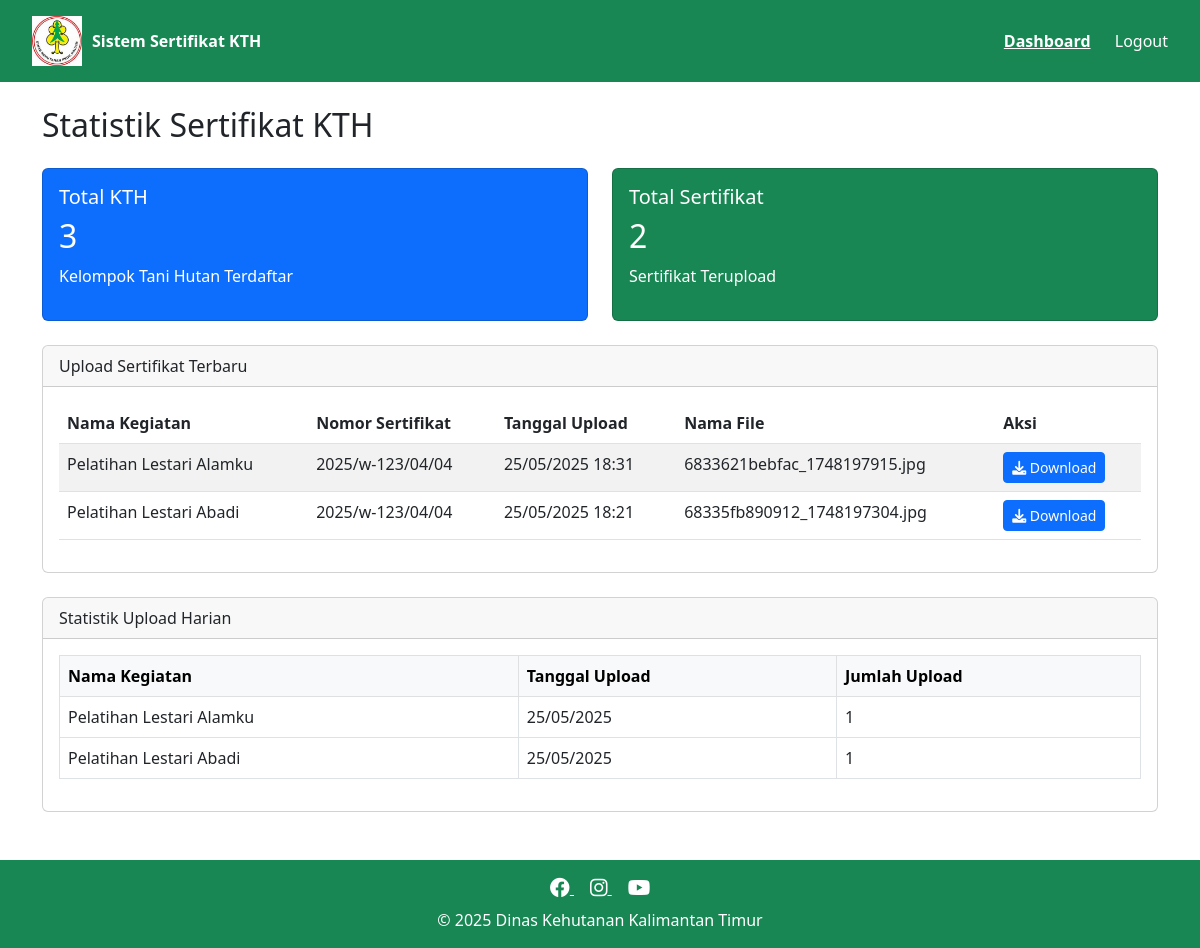
Page /dashboard_admin.php (signed in) on the committed database.
### tables this page shows
CREATE TABLE `sertifikat` (
  `id` int(11) NOT NULL,
  `user_id` int(11) DEFAULT NULL,
  `nama_kth` varchar(100) DEFAULT NULL,
  `nomor_sertifikat` varchar(50) DEFAULT NULL,
  `nama_file` varchar(255) DEFAULT NULL,
  `tanggal_upload` timestamp NOT NULL DEFAULT current_timestamp(),
  `tanggal_update` datetime DEFAULT current_timestamp() ON UPDATE current_timestamp()
);

### dashboard_admin.php (the view, shortened to what this page needs)
<?php
$host = "localhost";
$username = "root";
$password = "";
$database = "dbsertifikat";
$conn = mysqli_connect($host, $username, $password, $database);
$records_per_page = 10;
$page = isset($_GET['page']) ? (int)$_GET['page'] : 1;
$offset = ($page - 1) * $records_per_page;
$query_total_members = "SELECT COUNT(*) as total_kth FROM userss WHERE role = 'kth'";
$result_total_members = mysqli_query($conn, $query_total_members);
$total_members = mysqli_fetch_assoc($result_total_members)['total_kth'];
$query_total_certificates = "SELECT COUNT(*) as total_certificates FROM sertifikat";
$result_total_certificates = mysqli_query($conn, $query_total_certificates);
$total_certificates = mysqli_fetch_assoc($result_total_certificates)['total_certificates'];
$query_recent_uploads = "SELECT * FROM sertifikat ORDER BY tanggal_upload DESC LIMIT $offset, $records_per_page";
$result_recent_uploads = mysqli_query($conn, $query_recent_uploads);
$query_uploads_per_day = "
    SELECT nama_kth, DATE(tanggal_upload) AS tanggal, COUNT(*) AS jumlah_upload
    FROM sertifikat
    GROUP BY nama_kth, DATE(tanggal_upload)
    ORDER BY tanggal_upload DESC
    LIMIT $offset, $records_per_page
";
$result_uploads_per_day = mysqli_query($conn, $query_uploads_per_day);
?>
<!DOCTYPE html>
<html lang="id">
<head>
    <link href="https://cdn.jsdelivr.net/npm/bootstrap@5.3.0/dist/css/bootstrap.min.css" rel="stylesheet">
    <link href="https://cdnjs.cloudflare.com/ajax/libs/font-awesome/6.0.0/css/all.min.css" rel="stylesheet">
</head>
<body>
    <header>
        <div class="nav-container">
            <div class="logo">
                <img src="../images/logo.jpg" alt="Logo">
                <div>
                    <strong>Sistem Sertifikat KTH</strong>
                </div>
            </div>
            <nav>
                <a href="#" class="link active">Dashboard</a>
                <a href="../pages/logout.php" class="link">Logout</a>
            </nav>
        </div>
    </header>
    <main class="container mt-4">
        <h2 class="mb-4">Statistik Sertifikat KTH</h2>
        <div class="row">
            <div class="col-md-6 mb-4">
                <div class="card bg-primary text-white">
                    <div class="card-body">
                        <h5>Total KTH</h5>
                        <h2><?php echo $total_members; ?></h2>
                        <p>Kelompok Tani Hutan Terdaftar</p>
                    </div>
                </div>
            </div>
            <div class="col-md-6 mb-4">
                <div class="card bg-success text-white">
                    <div class="card-body">
                        <h5>Total Sertifikat</h5>
                        <h2><?php echo $total_certificates; ?></h2>
                        <p>Sertifikat Terupload</p>
                    </div>
                </div>
            </div>
        </div>
        <div class="card mb-4">
            <div class="card-header">Upload Sertifikat Terbaru</div>
            <div class="card-body">
                <div class="table-responsive">
                    <table class="table table-striped">
                        <thead>
                            <tr>
                                <th>Nama Kegiatan</th>
                                <th>Nomor Sertifikat</th>
                                <th>Tanggal Upload</th>
                                <th>Nama File</th>
                                <th>Aksi</th>
                            </tr>
                        </thead>
                        <tbody>
                            <?php while ($row = mysqli_fetch_assoc($result_recent_uploads)): ?>
                            <tr>
                                <td><?php echo htmlspecialchars($row['nama_kth']); ?></td>
                                <td><?php echo htmlspecialchars($row['nomor_sertifikat']); ?></td>
                                <td><?php echo date('d/m/Y H:i', strtotime($row['tanggal_upload'])); ?></td>
                                <td><?php echo htmlspecialchars($row['nama_file']); ?></td>
                                <td>
                                    <a href="../pages/download_certificate.php?id=<?php echo $row['id']; ?>"
                                        class="btn btn-sm btn-primary">
                                        <i class="fas fa-download"></i> Download
                                    </a>
                                </td>
                            </tr>
                            <?php endwhile; ?>
                        </tbody>
                    </table>
                </div>
            </div>
        </div>
        <div class="card mb-5">
            <div class="card-header">Statistik Upload Harian</div>
            <div class="card-body">
                <div class="table-responsive">
                    <table class="table table-bordered table-hover">
                        <thead class="table-light">
                            <tr>
                                <th>Nama Kegiatan</th>
                                <th>Tanggal Upload</th>
                                <th>Jumlah Upload</th>
                            </tr>
                        </thead>
                        <tbody>
                            <?php while ($row = mysqli_fetch_assoc($result_uploads_per_day)): ?>
                            <tr>
                                <td><?php echo htmlspecialchars($row['nama_kth']); ?></td>
                                <td><?php echo date('d/m/Y', strtotime($row['tanggal'])); ?></td>
                                <td><?php echo $row['jumlah_upload']; ?></td>
                            </tr>
                            <?php endwhile; ?>
                        </tbody>
                    </table>
                </div>
            </div>
        </div>
    </main>
    <footer class="py-3 text-center bg-success text-white">
        <div class="container">
            <div>
                <a href="https://www.facebook.com/dishutkaltim" target="_blank" class="text-white me-3">
                    <i class="fab fa-facebook fa-lg"></i>
                </a>
                <a href="https://www.instagram.com/dishutkaltim" target="_blank" class="text-white me-3">
                    <i class="fab fa-instagram fa-lg"></i>
                </a>
                <a href="https://www.youtube.com/@dinaskehutananprovinsikal1974" target="_blank" class="text-white">
                    <i class="fab fa-youtube fa-lg"></i>
                </a>
            </div>
            <p class="mt-2 mb-0">&copy; <?php echo date('Y'); ?> Dinas Kehutanan Kalimantan Timur</p>
        </div>
    </footer>
</body>
</html>

### dashboard_admin.php (style rules this page uses)
.nav-container { background-color: #198754; display: flex; justify-content: space-between; align-items: center; padding: 1rem 2rem; color: white; }
.nav-container .logo { display: flex; align-items: center; }
.nav-container .logo img { height: 50px; margin-right: 10px; }
.nav-container nav a { color: white; margin-left: 20px; text-decoration: none; }
.nav-container nav a.active { font-weight: bold; text-decoration: underline; }

### rows in the picture
sertifikat: nama_kth "Pelatihan Lestari Alamku", nomor_sertifikat "2025/w-123/04/04", tanggal_upload "25/05/2025 18:31", nama_file "6833621bebfac_1748197915.jpg"
sertifikat: nama_kth "Pelatihan Lestari Abadi", nomor_sertifikat "2025/w-123/04/04", tanggal_upload "25/05/2025 18:21", nama_file "68335fb890912_1748197304.jpg"

### other values in the picture
$total_members "3"
$total_certificates "2"
$row['nama_kth'] "Pelatihan Lestari Alamku"
date('d/m/Y', strtotime($row['tanggal'])) "25/05/2025"
$row['jumlah_upload'] "1"
$row['nama_kth'] "Pelatihan Lestari Abadi"
